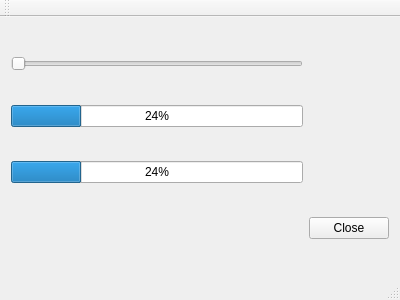
<?xml version="1.0" encoding="UTF-8"?>
<ui version="4.0">
 <class>MainWindow</class>
 <widget class="QMainWindow" name="MainWindow">
  <property name="geometry">
   <rect>
    <x>0</x>
    <y>0</y>
    <width>400</width>
    <height>300</height>
   </rect>
  </property>
  <property name="windowTitle">
   <string>MainWindow</string>
  </property>
  <widget class="QWidget" name="centralWidget">
   <layout class="QGridLayout" name="gridLayout">
    <item row="0" column="0">
     <widget class="QSlider" name="horizontalSlider">
      <property name="orientation">
       <enum>Qt::Horizontal</enum>
      </property>
     </widget>
    </item>
    <item row="1" column="0">
     <widget class="QProgressBar" name="progressBar">
      <property name="value">
       <number>24</number>
      </property>
     </widget>
    </item>
    <item row="2" column="0">
     <widget class="QProgressBar" name="progressBar_2">
      <property name="value">
       <number>24</number>
      </property>
     </widget>
    </item>
    <item row="3" column="1">
     <widget class="QPushButton" name="pushButton">
      <property name="text">
       <string>Close</string>
      </property>
     </widget>
    </item>
   </layout>
  </widget>
  <widget class="QToolBar" name="mainToolBar">
   <attribute name="toolBarArea">
    <enum>TopToolBarArea</enum>
   </attribute>
   <attribute name="toolBarBreak">
    <bool>false</bool>
   </attribute>
  </widget>
  <widget class="QStatusBar" name="statusBar"/>
  <action name="actionFor_Closing">
   <property name="text">
    <string>For Closing</string>
   </property>
  </action>
 </widget>
 <layoutdefault spacing="6" margin="11"/>
 <resources/>
 <connections>
  <connection>
   <sender>pushButton</sender>
   <signal>clicked()</signal>
   <receiver>MainWindow</receiver>
   <slot>close()</slot>
   <hints>
    <hint type="sourcelabel">
     <x>359</x>
     <y>232</y>
    </hint>
    <hint type="destinationlabel">
     <x>140</x>
     <y>140</y>
    </hint>
   </hints>
  </connection>
 </connections>
</ui>
